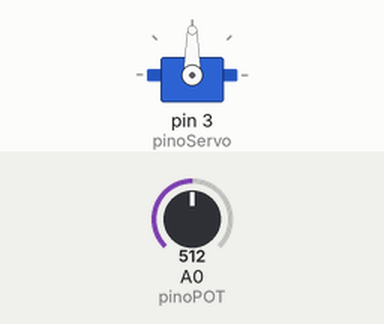
A sketch run on a simulated Arduino Uno, built with avr-gcc and run on an emulated ATmega328P. Shown: servo. Inputs (shaded band) come from the test bench; at power-on: A0 (pinoPOT) = 512.

Above: at 1.2 s.
1.3 s: A0 (pinoPOT) set to 716
At 1.6 s:
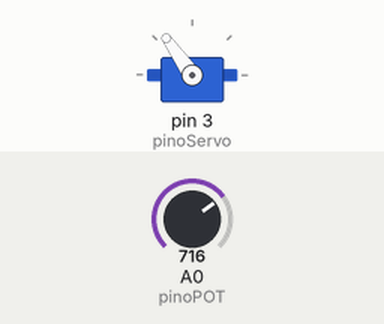
2.8 s: A0 (pinoPOT) set to 900
At 3.9 s:
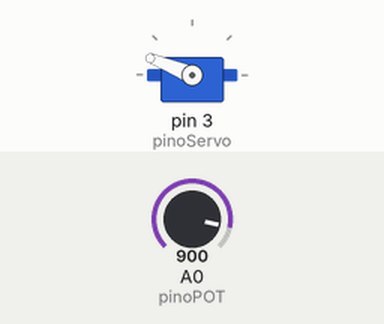
4.3 s: A0 (pinoPOT) set to 1023
At 5.1 s:
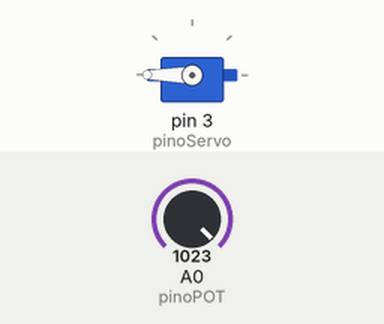
5.8 s: A0 (pinoPOT) set to 306
At 6.2 s:
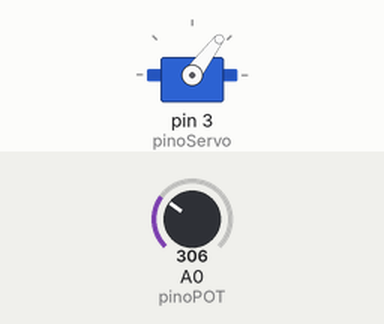
7.3 s: A0 (pinoPOT) set to 122
At 8.6 s:
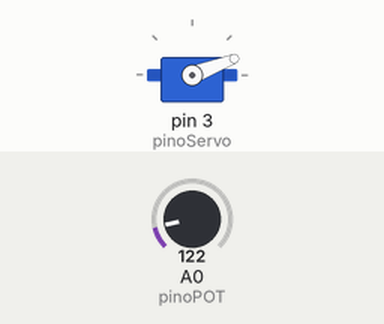
Timing chart, 0 to 9.8 s (numbered marks = the images above; inputs shaded):
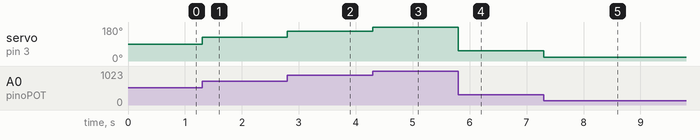

The sketch:

servo_potenciometro.ino
```cpp
#include <Servo.h> //INCLUSÃO DA BIBLIOTECA NECESSÁRIA

Servo servo; //OBJETO DO TIPO SERVO

const int pinoPOT = A0;
const int pinoServo = 3;

int leA0;

void setup(){
  servo.attach(pinoServo);
  pinMode(pinoPOT, INPUT); //DEFINE A PORTA COMO ENTRADA
}
void loop(){
  leA0 = analogRead(pinoPOT);
  leA0 = map(leA0, 0, 1023, 0, 180);
  servo.write(leA0);
  delay(0.5);
}
```

Measured:
- after the input at 1.3 s, servo on pin 3 (pinoServo): 90° → 125° at once
- after the input at 2.8 s, servo on pin 3 (pinoServo): 125° → 158° at once
- after the input at 4.3 s, servo on pin 3 (pinoServo): 158° → 180° at once
- after the input at 5.8 s, servo on pin 3 (pinoServo): 180° → 53° at once
- after the input at 7.3 s, servo on pin 3 (pinoServo): 53° → 21° at once
